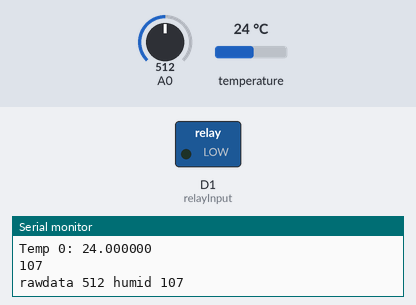
The sketch below on a simulated ESP8266 (NodeMCU). Shown: switched loads named in the sketch (green lamp = pin HIGH), the last lines printed to the serial monitor. The test bench sets the inputs (shaded band); at power-on: temperature 24 °C, A0 = 512. WiFi joins after 1.5 s; servers stay silent unless stated.

Above: at 3.4 s.
3.5 s: temperature set to 29 °C
7.2 s: temperature set to 32 °C
At 9.8 s:
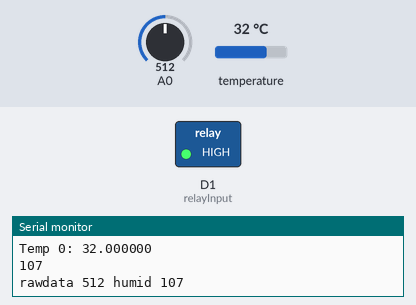
14.6 s: temperature set to 12 °C
At 17.5 s:
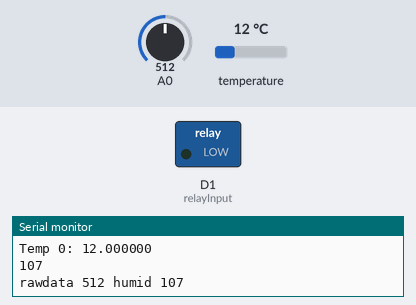
18.3 s: temperature set to 33 °C
At 20.7 s:
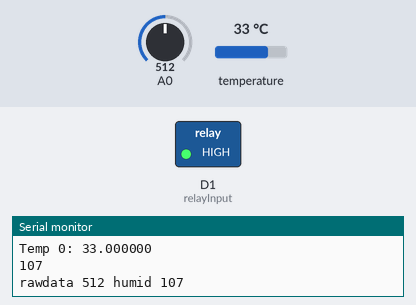
Timing chart, 0 to 22.2 s (numbered marks = the images above; inputs shaded):
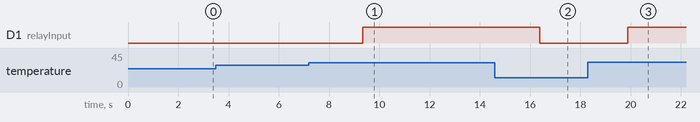

Measured:
- the behaviour switches between 30 and 31 °C on temperature (found by bisection; images 0 and 1)
- after the input at 7.2 s, D1 (relayInput): LOW → HIGH after 2.1 s
- after the input at 14.6 s, D1 (relayInput): HIGH → LOW after 1.8 s
- after the input at 18.3 s, D1 (relayInput): LOW → HIGH after 1.6 s

The sketch:

sensor.ino
```cpp
#include <ESP8266WiFi.h>
#include <ESP8266WebServer.h>
#include <WiFiClient.h>
#include <OneWire.h>
#include <DallasTemperature.h>
#include <WiFiUdp.h>
#include <SimpleDHT.h>

// for DHT11,
//      VCC: 5V or 3V
//      GND: GND
//      DATA: 2
int pinDHT11 = 2;
SimpleDHT11 dht11(pinDHT11);

//replay control pin - D1
int relayInput = 5; // the input to the relay pin
int relayon = 0;
float temp_on = 30;

#define TCP             0
#define UDP             1
#define DS18B20_ENAB    1
#define DHT11_ENAB      0
#define MOISTURE        1

#if DHT11_ENAB
int humid_on = 50;
#else
int humid_on = 40;
#endif

//------------------------------------------
//DS18B20
#define ONE_WIRE_BUS D3 //Pin to which is attached a temperature sensor
#define ONE_WIRE_MAX_DEV 15 //The maximum number of devices

OneWire oneWire(ONE_WIRE_BUS);
DallasTemperature DS18B20(&oneWire);
int numberOfDevices; //Number of temperature devices found
DeviceAddress devAddr[ONE_WIRE_MAX_DEV];  //An array device temperature sensors
float tempDev[ONE_WIRE_MAX_DEV]; //Saving the last measurement of temperature
float tempDevLast[ONE_WIRE_MAX_DEV]; //Previous temperature measurement
long lastTemp; //The last measurement
const int durationTemp = 3000; //The frequency of temperature measurement

//------------------------------------------
//WIFI
const char* ssid = "ATT9442";
const char* password = "maplehome123";

//------------------------------------------
//HTTP
ESP8266WebServer server(80);

//TCP
WiFiClient client;
const char *host = "192.168.10.119";
const uint16_t port = 17000;

//UDP
WiFiUDP Udp;
unsigned int localUdpPort = 17001;
unsigned int remoteUdpPort = 17002;

void relay(int on)
{
   if (on) {
    digitalWrite(relayInput, HIGH);
   } else {
    digitalWrite(relayInput, LOW);
   }
   relayon = on;
}

void TurnOnRelay(float temp, int humid) {
  if (temp > temp_on || humid < humid_on)
     relay(1);
  else
     relay(0);
}

#if TCP
//TCPConnect
void TCPConnect(const char *host, uint16_t port)
{
  if (!client.connected()) {
    if (!client.connect(host, port)) {
      Serial.println("TCP connection failed");
    } else {
      Serial.println("TCP connection up");
    }
  }

}

void TCPSend(char *data)
{
  // This will send a string to the server
  if (client.connected()) {
    Serial.print("sending data to server:");
    Serial.println(data);

    client.println(data);
  }
}

int TCPReceive(char *data, int len)
{
  int num = 0;
  // Read all the lines of the reply from server and print them to Serial
  while (client.available() && num < len) {
    data[num] = static_cast<char>(client.read());
    Serial.print(data[num]);
    num++;
  }

  return num;
}

void TCPClose()
{
  // Close the connection
  Serial.println("closing connection");
  client.stop();
}
#endif

#if UDP
int UdpSend(const char* hostip, int port, char* replyPacket)
{
  int ret = -1;
  if (Udp.beginPacket(hostip, port)) {
    Udp.write(replyPacket);
    ret = Udp.endPacket();
  }
  return ret;
}

int UdpReceive(char *data, int len)
{
  int packetSize = Udp.parsePacket();

  if (packetSize)
  {
    // receive incoming UDP packets
    Serial.printf("Received %d bytes from %s, port %d\n", packetSize, Udp.remoteIP().toString().c_str(), Udp.remotePort());
    if (packetSize > len-1)
      packetSize = len-1;

    len = Udp.read(data, packetSize);
    if (len > 0)
    {
      data[len] = 0;
    }
    packetSize = len;
  }

  return packetSize;
}

int UdpReply(char *data)
{
    // send back a reply, to the IP address and port we got the packet from
    Udp.beginPacket(Udp.remoteIP(), Udp.remotePort());
    Udp.write(data);
    return Udp.endPacket();
}
#endif

//DHT11
int DHT11_Get_Temp(float *temp, int *humid) {
  // read without samples.
  byte temperature = 0;
  byte humidity = 0;
  int err = SimpleDHTErrSuccess;
  if ((err = dht11.read(&temperature, &humidity, NULL)) != SimpleDHTErrSuccess) {
    Serial.print("Read DHT11 failed, err="); Serial.println(err);
    return -1;
  }

  Serial.print("Sample OK: ");
  Serial.print((int)temperature); Serial.print(" *C, ");
  Serial.print((int)humidity);
  Serial.print(" H, Relay ");
  Serial.println((int)relayon);

  *temp = (float)temperature;
  *humid = (int)humidity;
  return 0;
}

//------------------------------------------
//Convert device id to String
String GetAddressToString(DeviceAddress deviceAddress){
  String str = "";
  for (uint8_t i = 0; i < 8; i++){
    if( deviceAddress[i] < 16 ) str += String(0, HEX);
    str += String(deviceAddress[i], HEX);
  }
  return str;
}

//Setting the temperature sensor
void SetupDS18B20(){
  DS18B20.begin();

  Serial.print("Parasite power is: ");
  if( DS18B20.isParasitePowerMode() ){
    Serial.println("ON");
  }else{
    Serial.println("OFF");
  }

  numberOfDevices = DS18B20.getDeviceCount();
  Serial.print( "Device count: " );
  Serial.println( numberOfDevices );

  lastTemp = millis();
  DS18B20.requestTemperatures();

  // Loop through each device, print out address
  for(int i=0;i<numberOfDevices; i++){
    // Search the wire for address
    if( DS18B20.getAddress(devAddr[i], i) ){
      //devAddr[i] = tempDeviceAddress;
      Serial.print("Found device ");
      Serial.print(i, DEC);
      Serial.print(" with address: " + GetAddressToString(devAddr[i]));
      Serial.println();
    }else{
      Serial.print("Found ghost device at ");
      Serial.print(i, DEC);
      Serial.print(" but could not detect address. Check power and cabling");
    }

    //Get resolution of DS18b20
    Serial.print("Resolution: ");
    Serial.print(DS18B20.getResolution( devAddr[i] ));
    Serial.println();

    //Read temperature from DS18b20
    float tempC = DS18B20.getTempC( devAddr[i] );
    Serial.print("Temp C: ");
    Serial.println(tempC);
  }
}

//Loop measuring the temperature
int TempLoop(float *temp){
  char str[200];

  memset(str, 0, sizeof(str));
  for(int i=0; i<numberOfDevices; i++){
    char buf[40];
    float tempC = DS18B20.getTempC( devAddr[i] ); //Measuring temperature in Celsius
    tempDev[i] = tempC; //Save the measured value to the array
    memset(buf, 0, sizeof(buf));
    sprintf(buf, "Temp %d: %f\n", i, tempC);
    Serial.println(buf);
    strcat(str, buf);
    *temp = tempC;
  }

  DS18B20.setWaitForConversion(false); //No waiting for measurement
  DS18B20.requestTemperatures(); //Initiate the temperature measurement

  return 0;
}

//------------------------------------------
void HandleRoot(){
  String message = "Number of devices: ";
  message += numberOfDevices;
  message += "\r\n<br>";
  char temperatureString[6];

  message += "<table border='1'>\r\n";
  message += "<tr><td>Device id</td><td>Temperature</td></tr>\r\n";
  for(int i=0;i<numberOfDevices;i++){
    dtostrf(tempDev[i], 2, 2, temperatureString);
    Serial.print( "Sending temperature: " );
    Serial.println( temperatureString );

    message += "<tr><td>";
    message += GetAddressToString( devAddr[i] );
    message += "</td>\r\n";
    message += "<td>";
    message += temperatureString;
    message += "</td></tr>\r\n";
    message += "\r\n";
  }
  message += "</table>\r\n";

  server.send(200, "text/html", message );
}

void HandleNotFound(){
  String message = "File Not Found\n\n";
  message += "URI: ";
  message += server.uri();
  message += "\nMethod: ";
  message += (server.method() == HTTP_GET)?"GET":"POST";
  message += "\nArguments: ";
  message += server.args();
  message += "\n";
  for (uint8_t i=0; i<server.args(); i++){
    message += " " + server.argName(i) + ": " + server.arg(i) + "\n";
  }
  server.send(404, "text/html", message);
}

int calculatemoi(int newval)
{
   char str[50];
   int value;

   // 1024 is dryest value, 550 is wetest value
   value = map(newval,1024,550,0,100);
   Serial.println(value);

   sprintf(str, "rawdata %d humid %d", newval, value);
   Serial.println(str);

   return value;
}
//------------------------------------------
void setup() {
  int i = 0;
  //Setup Serial port speed
  Serial.begin(115200);

  pinMode(relayInput, OUTPUT); // initialize pin as OUTPUT
  relay(0);

  //Setup WIFI
  WiFi.begin(ssid, password);
  Serial.println("");

  //Wait for WIFI connection
  while (WiFi.status() != WL_CONNECTED && i++< 20) {
    delay(500);
    Serial.print(".");
  }

  Serial.println("");
  Serial.print("Connected to ");
  Serial.println(ssid);
  Serial.print("IP address: ");
  Serial.println(WiFi.localIP());

  server.on("/", HandleRoot);
  server.onNotFound( HandleNotFound );
  server.begin();
  Serial.println("HTTP server started at ip " + WiFi.localIP().toString() );

#if DS18B20_ENAB
  //Setup DS18b20 temperature sensor
  SetupDS18B20();
#endif

#if TCP
  TCPConnect(host,port);
#endif

#if UDP
  //listen on localUdpPort
  Udp.begin(localUdpPort);
#endif

}

void loop() {
  float temp;
  int humid = 0;
  int ret = 0;

  server.handleClient();
#if TCP
  TCPConnect(host, port);
#endif
#if DS18B20_ENAB
  ret = TempLoop( &temp );
#endif
#if DHT11_ENAB
  ret = DHT11_Get_Temp(&temp, &humid);
#endif
#if MOISTURE
  //Serial.println(analogRead(A0));
  humid = calculatemoi(analogRead(A0));
#endif
  if (!ret) {
    //report info
    char str[100];
    memset(str, 0, sizeof(str));
    TurnOnRelay(temp, humid);
    sprintf(str, "%f,%d,%d", temp, humid, relayon);
#if TCP
    TCPSend(str);
#endif
#if UDP
    ret = UdpSend(host, remoteUdpPort, str);
    if (ret == 1) {
      //transmit ok
      delay(500);
      ret = UdpReceive(str, sizeof(str));
      if (ret > 0) {
        Serial.print("Udp Rxed: ");
        Serial.println(str);
        if (!strcmp(str, "OK"))
          Serial.println("Got Ack");
        else if (str[0] == 'T') {
          temp_on = atof(&str[1]);
        } else if (str[0] == 'H') {
          humid_on = atoi(&str[1]);
        }
      }
    }
#endif
  }

  delay(durationTemp);
}
```
